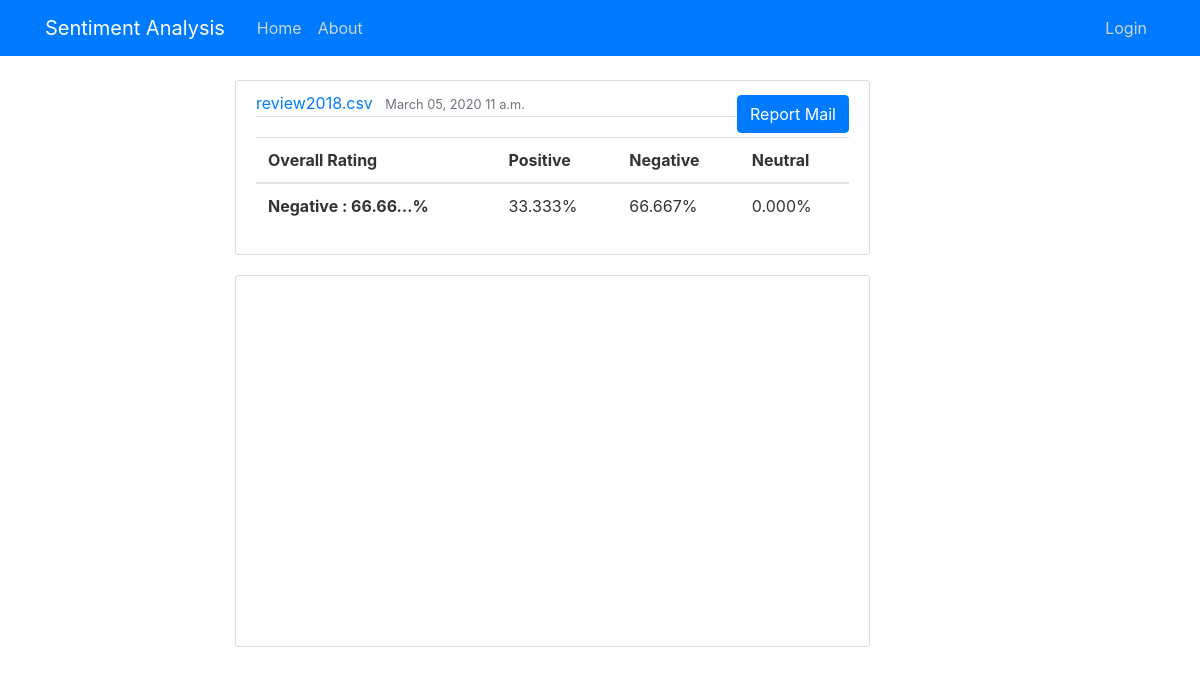
The app's page /sentiment/ov_detail/25/ with its own data.
### sentiment/models.py (models this page shows, shortened)
class overall_rating(models.Model):
    filename = models.CharField(max_length=100)
    process_date = models.DateTimeField(default=timezone.now)
    rating = models.FloatField(default=0.0)
    positive = models.FloatField()
    negative = models.FloatField()
    neutral = models.FloatField()
    rat = models.CharField(max_length=100)
    user = models.ForeignKey(User,on_delete=models.CASCADE)

### sentiment/views.py (the view)
# urls.py: path('ov_detail/<int:ov_id>/',views.piedetail,name='ov-detail'),
def piedetail(request,ov_id):
    detailblog = get_object_or_404(overall_rating, pk=ov_id)
    return render(request,'sentiment/piechartdetail.html',{'detailblog':detailblog})

### sentiment/templates/sentiment/piechartdetail.html (shortened to what this page needs)
{% load static %}
    {% include 'sentiment/navbar.html' %}
    <div role="main" class="container">
        <div class="row">
            <div class="col-md-2"></div>
            <div class="col-md-7">
                    <article class="media content-section">
                        <div class="media-body">
                          <div class="article-metadata">
                            <a class="mr-2" href="#">{{ detailblog.filename }}</a>
                            <small class="text-muted">{{ detailblog.process_date|date:"F d, Y P" }}</small>
                            <a class="btn btn-primary mt-1 mb-1 float-sm-right" href="{% url 'mailid' detailblog.id %}">Report Mail</a>
                          </div>
                          <div class="table-responsive-sm">
                            <table class="table">
                                <thead>
                                    <tr>
                                      <th scope="col">Overall Rating</th>
                                      <th scope="col">Positive</th>
                                      <th scope="col">Negative</th>
                                      <th scope="col">Neutral</th>
                                    </tr>
                                  </thead>
                                  <tbody>
                                    <tr>
                                      <th scope="row">{{ detailblog.rat|truncatechars_html:17 }}%</th>
                                      <td>{{ detailblog.positive|floatformat:3 }}%</td>
                                      <td>{{ detailblog.negative|floatformat:3 }}%</td>
                                      <td>{{ detailblog.neutral|floatformat:3 }}%</td>
                                    </tr>
                                  </tbody>
                            </table>
                          </div>
                        </div>
                      </article>
                      <article class="media content-section">
                        <div id="piechart" style="width: 800px; height: 350px;"></div>
                    </article>
                 </div>
            </div>

### sentiment/static/sentiment/main.css (style rules this page uses)
.content-section { background: #ffffff; padding: 10px 20px; border: 1px solid #dddddd; border-radius: 3px; margin-bottom: 20px; }
.article-metadata { padding-bottom: 1px; margin-bottom: 4px; border-bottom: 1px solid #e3e3e3 }

### records on screen
overall_rating: filename "review2018.csv", process_date "March 05, 2020 11 a.m.", rat "Negative : 66.66…", positive "33.333", negative "66.667", neutral "0.000"
